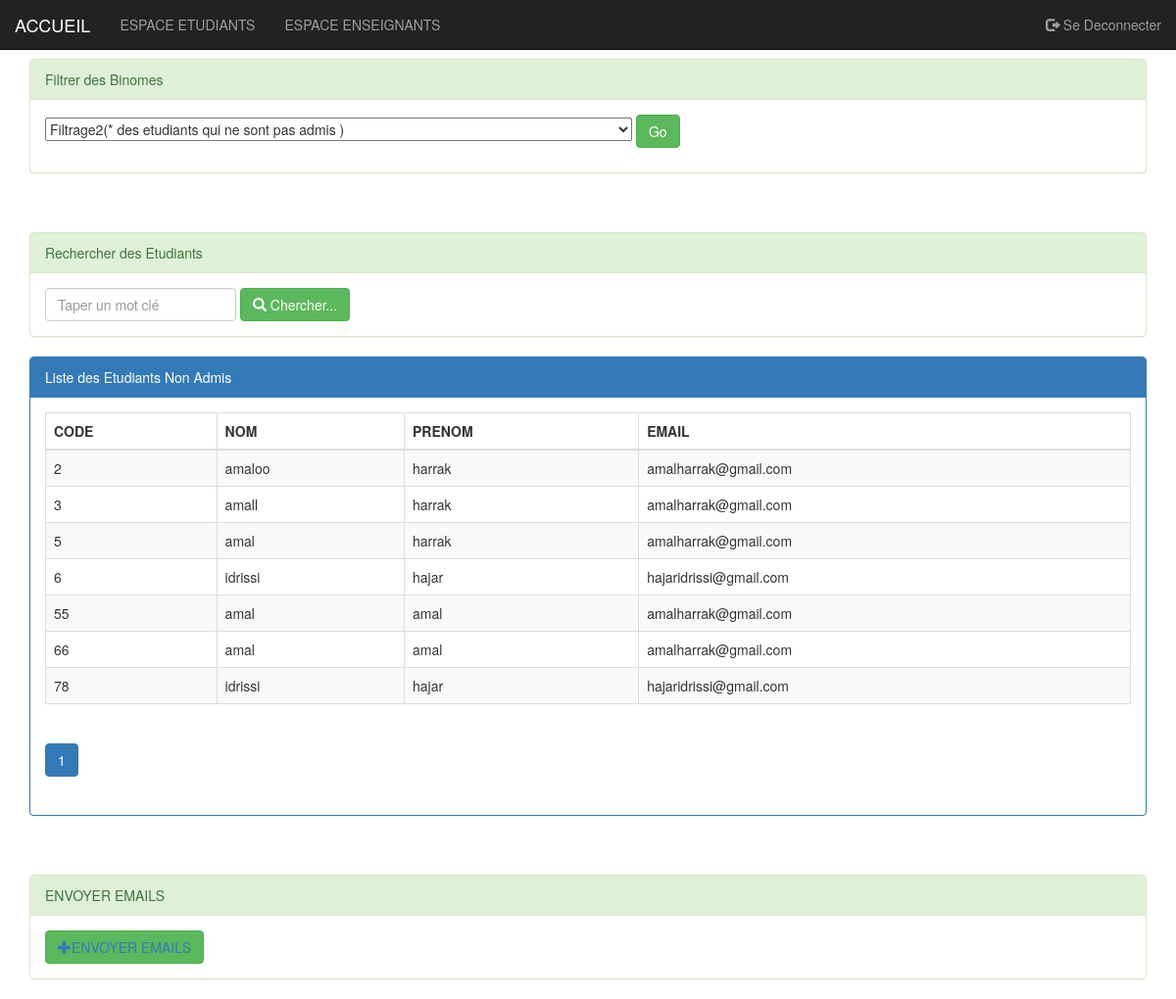
The app's page /page/filtre2.php (signed in) with its own data.
### tables this page shows
CREATE TABLE IF NOT EXISTS `file` (
  `ID1` int(5) NOT NULL AUTO_INCREMENT,
  `NOM1` varchar(20) NOT NULL,
  `PRENOM1` varchar(20) NOT NULL,
  `EMAIL1` varchar(30) NOT NULL,
  PRIMARY KEY (`ID1`),
  UNIQUE KEY `ID1` (`ID1`)
);

### page/filtre2.php (the view, shortened to what this page needs)
<?php
	require_once('conexionbd.php');
	$mc=isset($_GET['motCle'])? $_GET['motCle']:"";
	$size=isset($_GET['size'])?$_GET['size']:6;
	$page=isset($_GET['page'])? $page=$_GET['page']:1;
	$offset=($page-1)*$size;
	if($mc==0){
		$resultat = "SELECT ID1,NOM1,PRENOM1,EMAIL1,ID2,NOM2,PRENOM2,EMAIL2
								FROM nonadmis
                                WHERE
                             NOM1 like '%$mc%'OR
                                ID1='$mc' OR PRENOM1 like '%$mc%' OR NOM2 like '%$mc%'OR
                                ID2='$mc' OR PRENOM2 like '%$mc%'
								ORDER BY ID1
								LIMIT $size
                            OFFSET $offset";
       	$resultat2 = "select count(*)  nbrEtudiant
								from nonadmis
								where NOM1 like '%$mc%' OR ID1='%$mc%' OR PRENOM1 like '%$mc%' OR NOM2 like '%$mc%' OR ID2='%$mc%' OR PRENOM2 like '%$mc%'";
    }
      else{
       	$resultat2 = "select count(*)  nbrEtudiant
								from nonadmis
								where NOM1 like '%$mc%' OR ID1='%$mc%' OR PRENOM1 like '%$mc%' OR NOM2 like '%$mc%' OR ID2='%$mc%' OR PRENOM2 like '%$mc%'";
    }
 $resultatcount=$pdo->query($resultat2);
	$nbrCount=$resultatcount->fetch();
   $nbrEtu=$nbrCount['nbrEtudiant'];
	$reste=$nbrEtu % $size;
	 if($reste==0)
	$nbrPage=$nbrEtu/$size;
	else
	$nbrPage=floor($nbrEtu/$size)+1;
?>
<!DOCTYPE HTML>
<html>
	<head>
		<link rel="stylesheet" type="text/css" href="../css/bootstrap.css">
		<link rel="stylesheet" type="text/css" href="../css/monstyle.css">
	</head>
	<body>
			<?php include('Menu.php');?>
			<div class="container">
					<div class="panel panel-success margetop">
							<div class="panel-heading">Filtrer des Binomes</div>
					      <div class="panel-body">
						  <form method="post" action="filtrage_test.php" class="form-inline">
						  <div class="form-group">
    <p>
     <select name="menu">
          <option value="filtre2.php"><a href="filtre2.php">Filtrage2(* des etudiants qui ne sont pas admis
             )</a> </option>
     </select>
        <button type="submit" class="btn btn-success"value="Go" name="Go" title="valider pour aller à la page sélectionnée">Go</button>
   </p>
                            </div>
						</form>
					  </div>
				</div>
					<div class="panel panel-success margetop">
					<div class="panel-heading">Rechercher des Etudiants</div>
					<div class="panel-body">
						<form method="get" action="ESPACE_ETUDIANT.php" class="form-inline">
						<div class="form-group">
								<input type="text" name="motCle"
										placeholder="Taper un mot clé"
										 class="form-control"
										value="<?php echo $mc; ?>"/>
                            </div>
								<button type="submit" class="btn btn-success">
									<span class="glyphicon glyphicon-search"></span>
									Chercher...
								</button>
						</form>
					</div>
				</div>
				<div class="panel panel-primary">
					<div class="panel-heading">
				Liste des Etudiants Non Admis
					</div>
					<div class="panel-body">
						<table class="table table-striped table-bordered">
							<thead>
								<tr>
									<th>CODE </th>
									<th>NOM </th>
									<th>PRENOM  </th>
									<th>EMAIL </th>
								</tr>
							</thead>
							<tbody>
          <?php
                                $sql="select * from file";
                                $res=$pdo->query($sql);
                                while($STAGIAIRE=$res->fetch()){ ?>
                        			<tr>
								<td><?php echo $STAGIAIRE['ID1'] ?></td>
								<td><?php echo $STAGIAIRE['NOM1'] ?></td>
								<td><?php echo $STAGIAIRE['PRENOM1'] ?></td>
								<td><?php echo $STAGIAIRE['EMAIL1'] ?></td>
									</tr>
                       <?php } ?>
							</tbody>
						</table>
		<div>
								<ul class="pagination">
									<?php for($i=1;$i<=$nbrPage;$i++){ ?>
										<li class="<?php if($i==$page) echo 'active' ?>">
<a href="filtre2.php?page=<?php echo $i ;?>&motCle=<?php echo $mc ; ?>">
   <?php echo $i ;?>
											</a>
										</li>
									<?php } ?>
								</ul>
						</div>
					</div>
				</div>
                 <div class="panel panel-success margetop">
					<div class="panel-heading">ENVOYER EMAILS</div>
					<div class="panel-body">
										<form method="get" action="email1.php" class="form-inline">
								<button type="submit" class="btn btn-success">
									<a  href="email1.php"><span class="glyphicon glyphicon-plus" ></span>ENVOYER  EMAILS</a>
								</button>
                        </form>
					</div>
                </div>
			</div>
	</body>
</html>

### css/monstyle.css (style rules this page uses)
.margetop { margin-top:60px; }

### records on screen
file: ID1 "2", NOM1 "amaloo", PRENOM1 "harrak", EMAIL1 "amalharrak@gmail.com"
file: ID1 "3", NOM1 "amall", PRENOM1 "harrak", EMAIL1 "amalharrak@gmail.com"
file: ID1 "5", NOM1 "amal", PRENOM1 "harrak", EMAIL1 "amalharrak@gmail.com"
file: ID1 "6", NOM1 "idrissi", PRENOM1 "hajar", EMAIL1 "hajaridrissi@gmail.com"
file: ID1 "55", NOM1 "amal", PRENOM1 "amal", EMAIL1 "amalharrak@gmail.com"
file: ID1 "66", NOM1 "amal", PRENOM1 "amal", EMAIL1 "amalharrak@gmail.com"
file: ID1 "78", NOM1 "idrissi", PRENOM1 "hajar", EMAIL1 "hajaridrissi@gmail.com"
